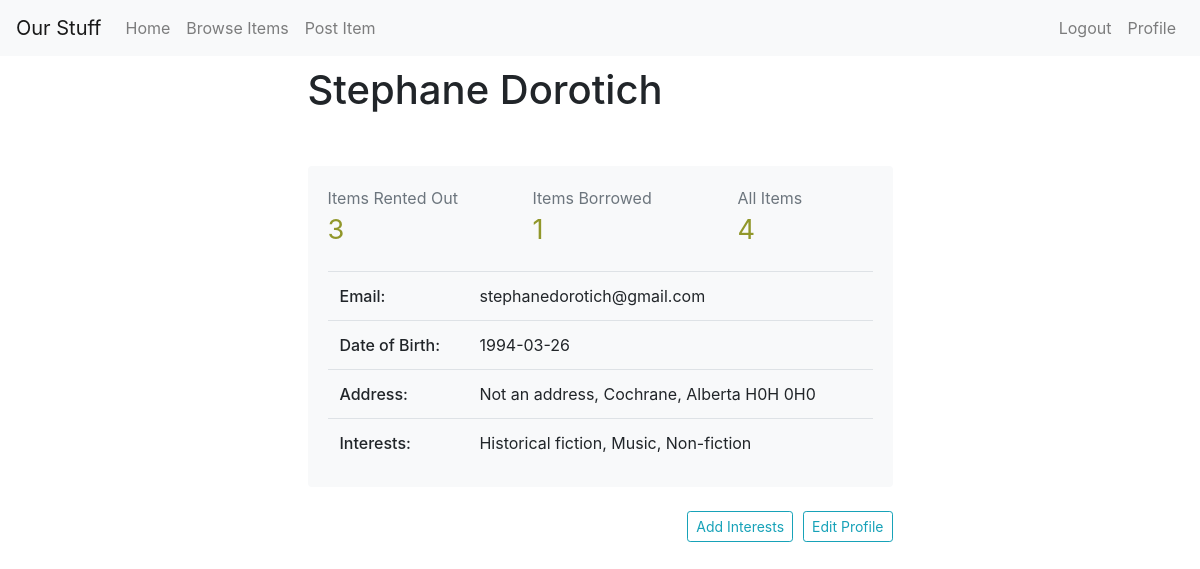
The app's page /profile (signed in), older data.
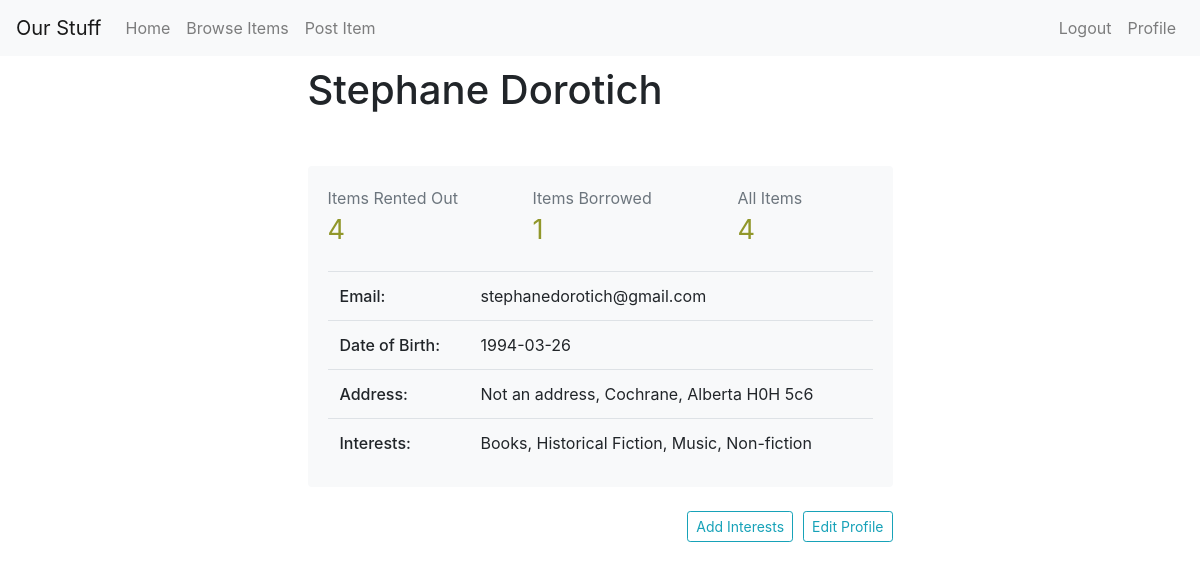
The same page, newer data.
### tables this page shows
CREATE TABLE USER
(
    Email			TEXT		PRIMARY KEY,
    Password		TEXT		NOT NULL,
    First_name		TEXT		NOT NULL,
    Last_name		TEXT		NOT NULL,
    DoB				TEXT,
    Street_address	TEXT,
    City			TEXT		NOT NULL,
    Province		TEXT,
    Postal_code		TEXT
);

### OurStuff.py (the view)
@app.route('/profile', methods=['GET', 'POST'])
@login_required
def profile():
    db = get_db()
    cur = db.cursor()
    owner_rentals = cur.execute('SELECT COUNT (*) FROM RENTAL WHERE Owner_email=?', (g.user['Email'],))
    num_owner_rentals = cur.fetchone()[0]
    renter_rentals = cur.execute('SELECT COUNT (*) FROM RENTAL WHERE Renter_email=?', (g.user['Email'],))
    num_renter_rentals = cur.fetchone()[0]
    all_items = cur.execute('SELECT COUNT (*) FROM ITEM WHERE Owner_email=?', (g.user['Email'],))
    num_items = cur.fetchone()[0]
    categories = cur.execute(
        'SELECT Name FROM CATEGORY EXCEPT SELECT Category_name FROM INTERESTED_IN WHERE User_email=? ORDER BY Category_name ASC', (g.user['Email'],)
        ).fetchall()
    interests = cur.execute('SELECT * FROM INTERESTED_IN WHERE User_email=?', (g.user['Email'],)).fetchall()
    all_interests = ""
    if request.method=='GET':
        if interests:
            for i in interests:
                all_interests += i[1] + ", " # stores only the names of the user's interests
            return render_template('profile.html', o_rentals = num_owner_rentals, r_rentals = num_renter_rentals, items = num_items, interests = all_interests[:-2], categories = categories)
        else:
            return render_template('profile.html', o_rentals = num_owner_rentals, items = num_items, r_rentals = num_renter_rentals, itmes = num_items, categories = categories)
    elif request.method == 'POST': # if user pressed add interest button, inserts a new row into INTERESTED_IN
        cur.execute('INSERT INTO INTERESTED_IN (User_email, Category_name) VALUES (?,?)',(g.user['Email'],request.form['interest'],))
        db.commit()
        cur.close()
        return redirect(url_for('profile'))

### admin.py (called while the page is built)
@bp.before_app_request
def load_logged_in_admin():
    admin = session.get('admin')
    if admin is None:
        g.admin = None
    else:
        g.admin = get_db().execute(
            'SELECT * FROM ADMIN WHERE Admin_ID = ?', (admin,)
        ).fetchone()

### auth.py (called while the page is built)
@bp.before_app_request
def load_logged_in_user():
    user_id = session.get('user_id')
    if user_id is None:
        g.user = None
    else:
        g.user = get_db().execute(
            'SELECT * FROM user WHERE email = ?', (user_id,)
        ).fetchone()

def login_required(view):
    @functools.wraps(view)
    def wrapped_view(**kwargs):
        if g.user is None:
            flash("Please login or sign up to continue", "primary")
            return redirect(url_for('auth.login'))
        return view(**kwargs)
    return wrapped_view

### db.py (called while the page is built)
def get_db():
    if 'db' not in g:
        g.db = sqlite3.connect(db_name)
        g.db.row_factory = sqlite3.Row
    return g.db

### templates/profile.html (shortened to what this page needs)
{% extends "base.html" %}
{% block content %}
          <div class="row">
              <div class="col-3">
              </div>
              <div class="col-6">
                <h1>{{g.user['First_name']}} {{g.user['Last_name']}}</h1>
                <br>
                <div class="card user-card">
                  <div class="row">
                    <div class="d-flex col-md">
                      <a href="{{url_for('ownerTransactions')}}" class="card-body text-user-stats">
                        <div class="text-muted">Items Rented Out</div>
                        <div class="text-xlarge">{{o_rentals}}</div>
                      </a>
                    </div>
                    <div class="d-flex col-md">
                      <a href="{{url_for('renterTransactions')}}" class="card-body text-user-stats">
                        <div class="text-muted">Items Borrowed</div>
                        <div class="text-xlarge">{{r_rentals}}</div>
                      </a>
                    </div>
                    <div class="d-flex col-md">
                      <a href="{{url_for('ownerItems')}}" class="card-body text-user-stats">
                        <div class="text-muted">All Items</div>
                        <div class="text-xlarge">{{items}}</div>
                      </a>
                    </div>
                  </div>
                  <div class="card-body user-info-card">
                    <table class="table user-table m-0 ">
                      <tbody>
                        <tr>
                          <td id ="td-thickness">Email:</td>
                          <td>{{g.user['Email']}}</td>
                        </tr>
                        <tr>
                          <td id ="td-thickness">Date of Birth:</td>
                          <td>{{g.user['DoB']}}</td>
                        </tr>
                        <tr>
                          <td id ="td-thickness">Address:</td>
                          <td>{{g.user['Street_address']}}, {{g.user['City']}}, {{g.user['Province']}} {{g.user['Postal_code']}}</td>
                        </tr>
                        {% if interests%}
                          <tr>
                            <td id ="td-thickness">Interests:</td>
                            <td>{{interests}}</td>
                          </tr>
                        {%else%}
                          <tr>
                            <td id ="td-thickness">Interests:</td>
                            <td>None</td>
                          </tr>
                        {% endif %}
                      </tbody>
                    </table>
                  </div>
                </div>
                <br>
                <button type="button" class="btn btn-outline-info btn-sm float-right " onclick="window.location.href='{{ url_for('editProfile') }}'">Edit Profile</button>
                <button type="button" class="btn btn-outline-info btn-sm float-right profile-button" data-toggle="modal" data-target="#interestModal">Add Interests</button>
              </div>
              <div class="col-3">
              </div>
          </div>
{% endblock content%}

Row changes from the older to the newer data that the page shows:
changed USER "Stephane": user.Postal_code "H0H 0H0" → "H0H 5c6"
Text that changed along with them:
{{ o_rentals }}: "3" → "4"
{{ interests }}: "Historical fiction, Music, Non-fiction" → "Books, Historical Fiction, Music, Non-fiction"
